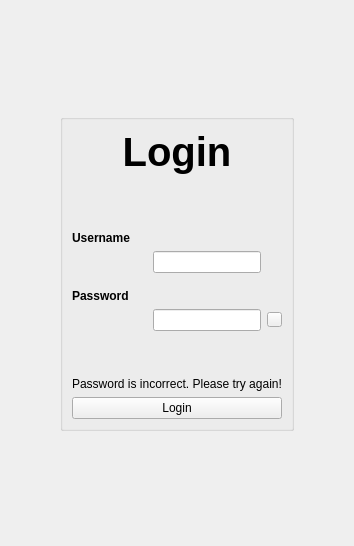
      <widget class="QWidget" name="pageLogin">
       <layout class="QVBoxLayout" name="verticalLayout_4">
        <item>
         <widget class="QWidget" name="Login" native="true">
          <layout class="QVBoxLayout" name="verticalLayout_3">
           <item>
            <spacer name="verticalSpacer">
             <property name="orientation">
              <enum>Qt::Vertical</enum>
             </property>
             <property name="sizeHint" stdset="0">
              <size>
               <width>20</width>
               <height>94</height>
              </size>
             </property>
            </spacer>
           </item>
           <item>
            <layout class="QHBoxLayout" name="horizontalLayout_3">
             <item>
              <spacer name="horizontalSpacer">
               <property name="orientation">
                <enum>Qt::Horizontal</enum>
               </property>
               <property name="sizeHint" stdset="0">
                <size>
                 <width>40</width>
                 <height>20</height>
                </size>
               </property>
              </spacer>
             </item>
             <item>
              <widget class="QGroupBox" name="groupBoxLogin">
               <property name="title">
                <string/>
               </property>
               <layout class="QVBoxLayout" name="verticalLayout">
                <item>
                 <widget class="QLabel" name="label_5">
                  <property name="styleSheet">
                   <string notr="true">font-size: 30pt;
    font-weight: bold;
color: black;
</string>
                  </property>
                  <property name="text">
                   <string>Login</string>
                  </property>
                  <property name="alignment">
                   <set>Qt::AlignCenter</set>
                  </property>
                 </widget>
                </item>
                <item>
                 <spacer name="verticalSpacer_5">
                  <property name="orientation">
                   <enum>Qt::Vertical</enum>
                  </property>
                  <property name="sizeType">
                   <enum>QSizePolicy::Fixed</enum>
                  </property>
                  <property name="sizeHint" stdset="0">
                   <size>
                    <width>20</width>
                    <height>50</height>
                   </size>
                  </property>
                 </spacer>
                </item>
                <item>
                 <widget class="QLabel" name="label_4">
                  <property name="styleSheet">
                   <string notr="true">    font-weight: bold;

color: black;</string>
                  </property>
                  <property name="text">
                   <string>Username</string>
                  </property>
                 </widget>
                </item>
                <item>
                 <layout class="QHBoxLayout" name="horizontalLayout">
                  <item>
                   <widget class="QLabel" name="label">
                    <property name="sizePolicy">
                     <sizepolicy hsizetype="Preferred" vsizetype="Expanding">
                      <horstretch>0</horstretch>
                      <verstretch>0</verstretch>
                     </sizepolicy>
                    </property>
                    <property name="maximumSize">
                     <size>
                      <width>16777215</width>
                      <height>20</height>
                     </size>
                    </property>
                    <property name="text">
                     <string/>
                    </property>
                    <property name="pixmap">
                     <pixmap>Images/User.png</pixmap>
                    </property>
                    <property name="alignment">
                     <set>Qt::AlignCenter</set>
                    </property>
                   </widget>
                  </item>
                  <item>
                   <widget class="QLineEdit" name="lineName">
                    <property name="sizePolicy">
                     <sizepolicy hsizetype="Minimum" vsizetype="Fixed">
                      <horstretch>0</horstretch>
                      <verstretch>0</verstretch>
                     </sizepolicy>
                    </property>
                   </widget>
                  </item>
                  <item>
                   <widget class="QLabel" name="label_8">
                    <property name="sizePolicy">
                     <sizepolicy hsizetype="Fixed" vsizetype="Preferred">
                      <horstretch>0</horstretch>
                      <verstretch>0</verstretch>
                     </sizepolicy>
                    </property>
                    <property name="minimumSize">
                     <size>
                      <width>15</width>
                      <height>0</height>
                     </size>
                    </property>
                    <property name="maximumSize">
                     <size>
                      <width>15</width>
                      <height>16777215</height>
                     </size>
                    </property>
                    <property name="text">
                     <string/>
                    </property>
                   </widget>
                  </item>
                 </layout>
                </item>
                <item>
                 <spacer name="verticalSpacer_3">
                  <property name="orientation">
                   <enum>Qt::Vertical</enum>
                  </property>
                  <property name="sizeType">
                   <enum>QSizePolicy::Fixed</enum>
                  </property>
                  <property name="sizeHint" stdset="0">
                   <size>
                    <width>20</width>
                    <height>10</height>
                   </size>
                  </property>
                 </spacer>
                </item>
                <item>
                 <widget class="QLabel" name="label_3">
                  <property name="styleSheet">
                   <string notr="true">    font-weight: bold;
color: black;</string>
                  </property>
                  <property name="text">
                   <string>Password</string>
                  </property>
                 </widget>
                </item>
                <item>
                 <layout class="QHBoxLayout" name="horizontalLayout_2">
                  <item>
                   <widget class="QLabel" name="label_2">
                    <property name="sizePolicy">
                     <sizepolicy hsizetype="Preferred" vsizetype="Expanding">
                      <horstretch>0</horstretch>
                      <verstretch>0</verstretch>
                     </sizepolicy>
                    </property>
                    <property name="maximumSize">
                     <size>
                      <width>16777215</width>
                      <height>20</height>
                     </size>
                    </property>
                    <property name="text">
                     <string/>
                    </property>
                    <property name="pixmap">
                     <pixmap>Images/Lock.png</pixmap>
                    </property>
                    <property name="alignment">
                     <set>Qt::AlignCenter</set>
                    </property>
                   </widget>
                  </item>
                  <item>
                   <widget class="QLineEdit" name="linePW">
                    <property name="sizePolicy">
                     <sizepolicy hsizetype="Minimum" vsizetype="Fixed">
                      <horstretch>0</horstretch>
                      <verstretch>0</verstretch>
                     </sizepolicy>
                    </property>
                   </widget>
                  </item>
                  <item>
                   <widget class="QPushButton" name="btnHide">
                    <property name="minimumSize">
                     <size>
                      <width>15</width>
                      <height>15</height>
                     </size>
                    </property>
                    <property name="maximumSize">
                     <size>
                      <width>15</width>
                      <height>15</height>
                     </size>
                    </property>
                    <property name="styleSheet">
                     <string notr="true"/>
                    </property>
                    <property name="text">
                     <string/>
                    </property>
                    <property name="icon">
                     <iconset>
                      <normaloff>Images/Eye.png</normaloff>Images/Eye.png</iconset>
                    </property>
                    <property name="iconSize">
                     <size>
                      <width>15</width>
                      <height>15</height>
                     </size>
                    </property>
                   </widget>
                  </item>
                 </layout>
                </item>
                <item>
                 <spacer name="verticalSpacer_4">
                  <property name="orientation">
                   <enum>Qt::Vertical</enum>
                  </property>
                  <property name="sizeHint" stdset="0">
                   <size>
                    <width>20</width>
                    <height>40</height>
                   </size>
                  </property>
                 </spacer>
                </item>
                <item>
                 <widget class="QLabel" name="labelResult">
                  <property name="styleSheet">
                   <string notr="true">color: black;</string>
                  </property>
                  <property name="text">
                   <string>Password is incorrect. Please try again!</string>
                  </property>
                 </widget>
                </item>
                <item>
                 <widget class="QPushButton" name="btnLogin">
                  <property name="styleSheet">
                   <string notr="true"/>
                  </property>
                  <property name="text">
                   <string>Login</string>
                  </property>
                 </widget>
                </item>
               </layout>
              </widget>
             </item>
             <item>
              <spacer name="horizontalSpacer_2">
               <property name="orientation">
                <enum>Qt::Horizontal</enum>
               </property>
               <property name="sizeHint" stdset="0">
                <size>
                 <width>40</width>
                 <height>20</height>
                </size>
               </property>
              </spacer>
             </item>
            </layout>
           </item>
           <item>
            <spacer name="verticalSpacer_2">
             <property name="orientation">
              <enum>Qt::Vertical</enum>
             </property>
             <property name="sizeHint" stdset="0">
              <size>
               <width>20</width>
               <height>95</height>
              </size>
             </property>
            </spacer>
           </item>
          </layout>
         </widget>
        </item>
       </layout>
      </widget>
